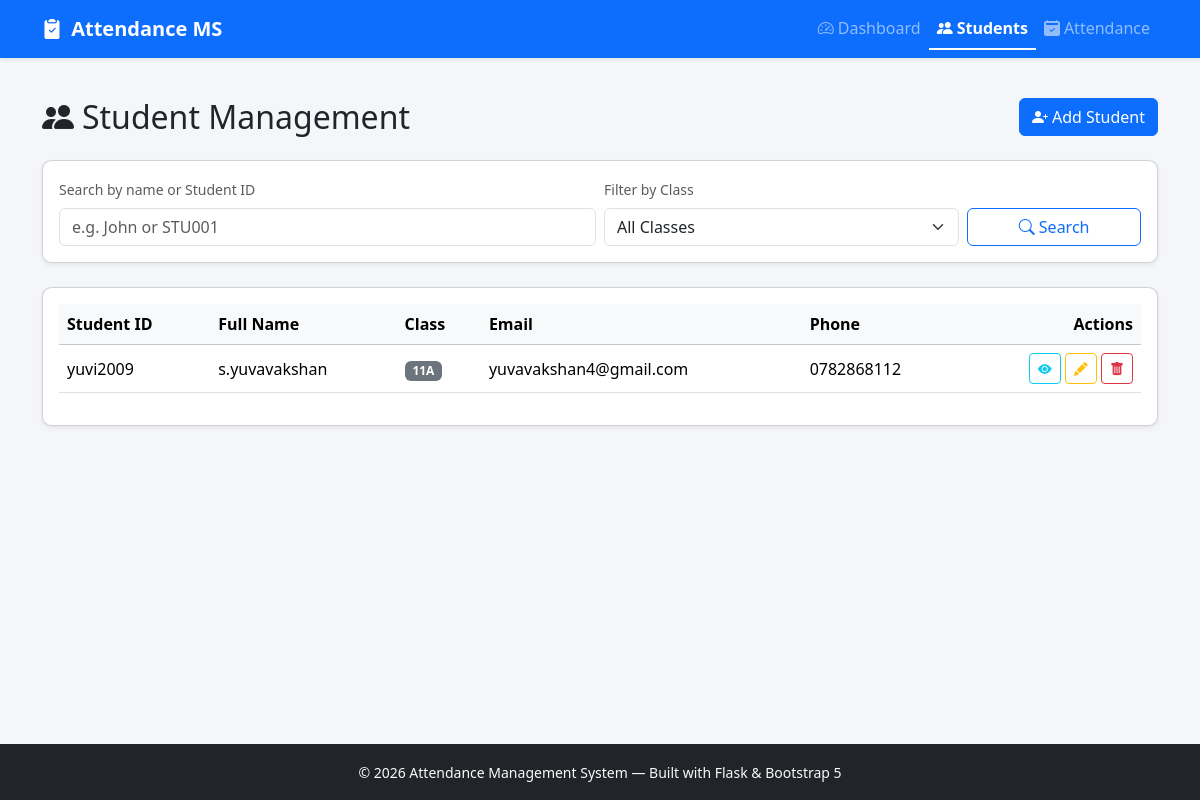
/students, run on the app's committed database.
### tables this page shows
CREATE TABLE students (
            id INTEGER PRIMARY KEY AUTOINCREMENT,
            student_id TEXT UNIQUE NOT NULL,
            name TEXT NOT NULL,
            class TEXT NOT NULL,
            email TEXT,
            phone TEXT,
            created_at TIMESTAMP DEFAULT CURRENT_TIMESTAMP
        );

### app.py (the view)
@app.route("/students")
def students():
    search_query = request.args.get("q", "").strip()
    class_filter = request.args.get("class_filter", "").strip()
    try:
        student_list = db.get_all_students(search_query or None, class_filter or None)
        classes = db.get_distinct_classes()
    except Exception as e:
        flash(f"Error loading students: {e}", "danger")
        student_list, classes = [], []
    return render_template(
        "students.html",
        students=student_list,
        classes=classes,
        search_query=search_query,
        class_filter=class_filter,
    )

### database.py (called while the page is built)
def get_db_connection():
    conn = sqlite3.connect(DATABASE_NAME)
    conn.row_factory = sqlite3.Row
    conn.execute("PRAGMA foreign_keys = ON")
    return conn

def get_all_students(search_query=None, class_filter=None):
    conn = get_db_connection()
    query = "SELECT * FROM students WHERE 1=1"
    params = []
    if search_query:
        query += " AND (name LIKE ? OR student_id LIKE ?)"
        like_term = f"%{search_query}%"
        params.extend([like_term, like_term])
    if class_filter:
        query += " AND class = ?"
        params.append(class_filter)
    query += " ORDER BY name ASC"
    students = conn.execute(query, params).fetchall()
    conn.close()
    return students

def get_distinct_classes():
    conn = get_db_connection()
    rows = conn.execute(
        "SELECT DISTINCT class FROM students ORDER BY class ASC"
    ).fetchall()
    conn.close()
    return [row["class"] for row in rows]

### templates/students.html (shortened to what this page needs)
{% extends "layout.html" %}
{% block content %}
<div class="d-flex justify-content-between align-items-center mb-4">
    <h2 class="mb-0"><i class="bi bi-people-fill me-2"></i>Student Management</h2>
    <button class="btn btn-primary" data-bs-toggle="modal" data-bs-target="#addStudentModal">
        <i class="bi bi-person-plus-fill me-1"></i>Add Student
    </button>
</div>
<div class="card shadow-sm mb-4">
    <div class="card-body">
        <form method="GET" action="{{ url_for('students') }}" class="row g-2 align-items-end">
            <div class="col-md-6">
                <label class="form-label small text-muted">Search by name or Student ID</label>
                <input type="text" class="form-control" name="q" value="{{ search_query }}"
                       placeholder="e.g. John or STU001">
            </div>
            <div class="col-md-4">
                <label class="form-label small text-muted">Filter by Class</label>
                <select name="class_filter" class="form-select">
                    <option value="">All Classes</option>
                </select>
            </div>
            <div class="col-md-2 d-grid">
                <button type="submit" class="btn btn-outline-primary">
                    <i class="bi bi-search me-1"></i>Search
                </button>
            </div>
        </form>
    </div>
</div>
<div class="card shadow-sm">
    <div class="card-body">
        <div class="table-responsive">
            <table class="table table-hover align-middle">
                <thead class="table-light">
                    <tr>
                        <th>Student ID</th>
                        <th>Full Name</th>
                        <th>Class</th>
                        <th>Email</th>
                        <th>Phone</th>
                        <th class="text-end">Actions</th>
                    </tr>
                </thead>
                <tbody>
                    {% for s in students %}
                    <tr>
                        <td>{{ s.student_id }}</td>
                        <td>{{ s.name }}</td>
                        <td><span class="badge bg-secondary">{{ s.class }}</span></td>
                        <td>{{ s.email or "-" }}</td>
                        <td>{{ s.phone or "-" }}</td>
                        <td class="text-end">
                            <button class="btn btn-sm btn-outline-info"
                                    data-bs-toggle="modal" data-bs-target="#viewStudentModal"
                                    data-id="{{ s.student_id }}" data-name="{{ s.name }}"
                                    data-class="{{ s.class }}" data-email="{{ s.email or '-' }}"
                                    data-phone="{{ s.phone or '-' }}" data-created="{{ s.created_at }}"
                                    title="View Details">
                                <i class="bi bi-eye-fill"></i>
                            </button>
                            <button class="btn btn-sm btn-outline-warning"
                                    data-bs-toggle="modal" data-bs-target="#editStudentModal"
                                    data-pk="{{ s.id }}" data-id="{{ s.student_id }}" data-name="{{ s.name }}"
                                    data-class="{{ s.class }}" data-email="{{ s.email or '' }}"
                                    data-phone="{{ s.phone or '' }}" title="Edit">
                                <i class="bi bi-pencil-fill"></i>
                            </button>
                            <button class="btn btn-sm btn-outline-danger"
                                    data-bs-toggle="modal" data-bs-target="#deleteStudentModal"
                                    data-pk="{{ s.id }}" data-name="{{ s.name }}" title="Delete">
                                <i class="bi bi-trash-fill"></i>
                            </button>
                        </td>
                    </tr>
                    {% else %}
                    <tr>
                        <td colspan="6" class="text-center text-muted py-4">
                            No students found. Try adjusting your search or add a new student.
                        </td>
                    </tr>
                    {% endfor %}
                </tbody>
            </table>
        </div>
    </div>
</div>
{% endblock %}

### static/css/style.css (style rules this page uses)
body { background-color: #f4f6f9; }
.table td, .table th { vertical-align: middle; }
.card, .modal-content { border-radius: 0.6rem; }

### data on the page
students: student_id "yuvi2009", name "s.yuvavakshan", class "11A", email "yuvavakshan4@gmail.com", phone "0782868112"

### other printed values
{{ 2026 }} "2026"
